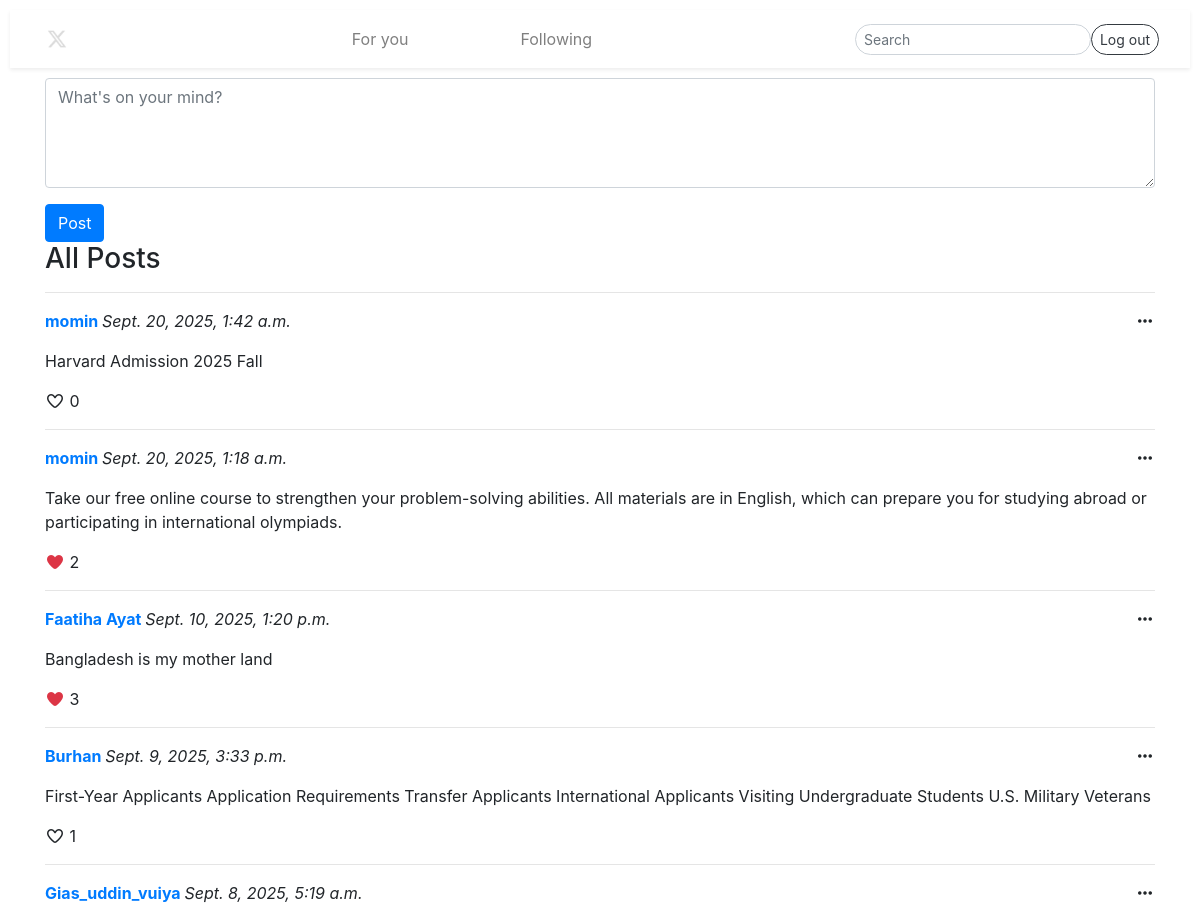
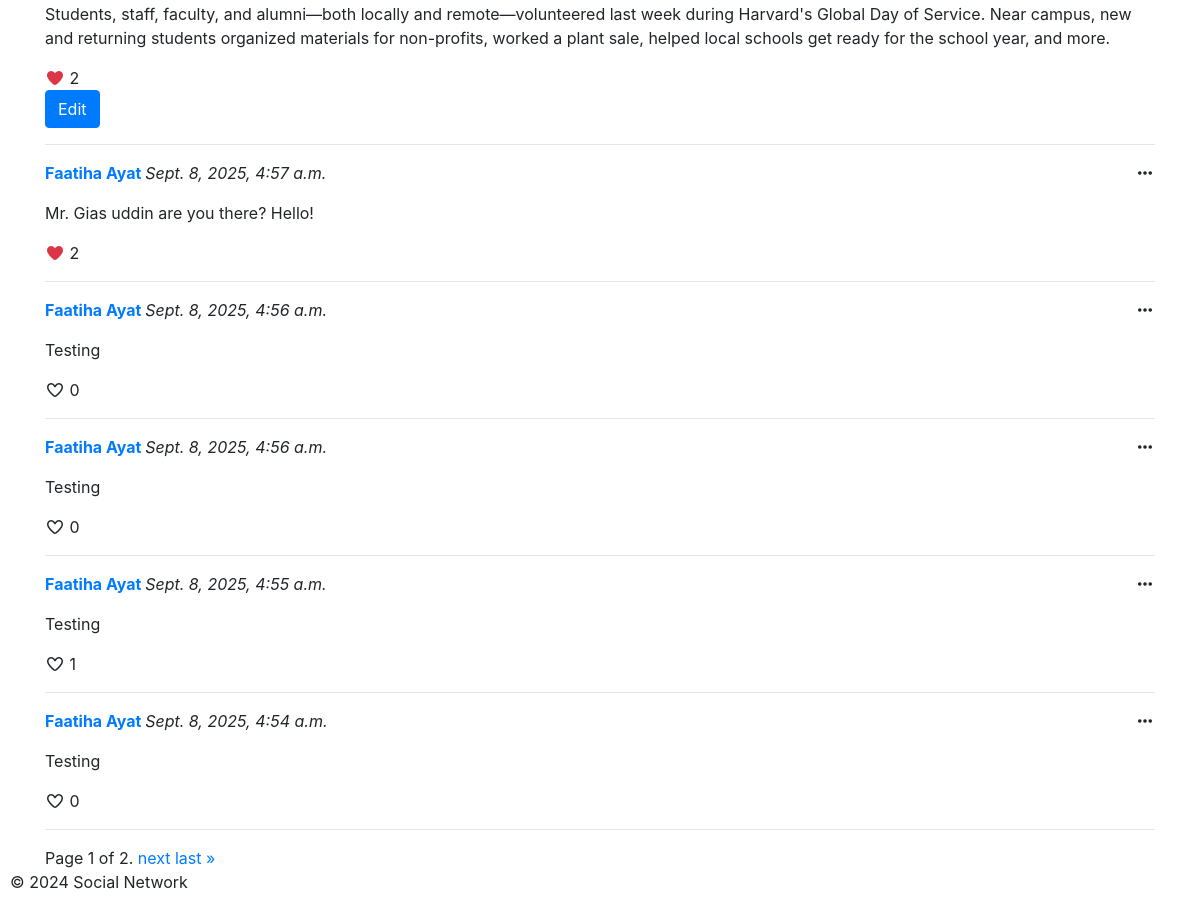
/ (signed in), run on the app's committed database (2 pictures, top to bottom).
### network/models.py (models this page shows, shortened)
class Post(models.Model):
    user = models.ForeignKey(User, on_delete=models.CASCADE, related_name="posts")
    content = models.TextField()
    timestamp = models.DateTimeField(auto_now_add=True)
    @property
    def like_count(self):
        return self.likes.count()

class User(AbstractUser):
    pass

### network/views.py (the view, shortened to what this page needs)
# urls.py: path("", views.index, name="index"),
def index(request):
    posts = Post.objects.all().order_by("-timestamp").all()
    paginator = Paginator(posts, 10)  # Show 10 posts per page
    page_number = request.GET.get('page')
    posts = paginator.get_page(page_number)
    if request.user.is_authenticated:
        for post in posts:
            post.liked_by_user = post.likes.filter(user=request.user).exists()
    else:
        for post in posts:
            post.liked_by_user = False
    return render(request, "network/index.html", {
        "posts": posts,
    })

### network/templates/network/index.html (shortened to what this page needs)
{% extends "network/layout.html" %}
{% block body %}
    {% if user.is_authenticated %}
        <div class="container">
            <section class="create-post">
                <form action="{% url 'index'%}" method="post">
                    <div class="form-group">
                        <textarea class="form-control" name="content" placeholder="What's on your mind?" cols="10" rows="4"></textarea>
                    </div>
                    <input class="btn btn-primary" type="submit" value="Post">
                </form>
            </section>
            <section class="all-posts">
                <h3>All Posts</h3>
                <hr>
                {% for post in posts %}
                    <div class="post">
                        <p>
                            <strong>
                                <a href="{% url 'profile' post.user.username %}">{{ post.user.username }}</a>
                            </strong>
                            <em>{{ post.timestamp }}</em>
                                <span class="ellipsis">
                                    <i class="fa-solid fa-ellipsis"></i>
                                </span>
                            </p>
                        <p  class="post-content">{{ post.content }}</p>
                        <div class="like-container" data-post-id="{{ post.id }}">
                            {% if user.is_authenticated and post.liked_by_user %}
                                <i class="fa-solid fa-heart text-danger like-btn"></i>
                            {% else %}
                                <i class="fa-regular fa-heart like-btn"></i>
                            {% endif %}
                            <span class="like-count">{{ post.like_count }}</span>
                        </div>
                        {% if user.username == post.user.username %}
                            <button class="btn btn-primary edit-content-btn" data-set="{{ post.id }}">
                                Edit
                            </button>
                            {% endif %}
                        <hr>
                    </div>
                {% empty %}
                    <p>No posts available.</p>
                {% endfor %}
            </section>
            <section>
                <div class="pagination">
                    <span class="page-links">
                        <span class="current">
                            Page {{ posts.number }} of {{ posts.paginator.num_pages }}.
                        </span>
                        {% if posts.has_next %}
                            <a href="?page={{ posts.next_page_number }}">next</a>
                            <a href="?page={{ posts.paginator.num_pages }}">last &raquo;</a>
                        {% endif %}
                    </span>
                </div>
            </section>
        </div>
    {% endif %}
{% endblock %}

### network/templates/network/layout.html (shortened to what this page needs)
{% load static %}
<!DOCTYPE html>
<html lang="en">
    <head>
        <link rel="stylesheet" href="https://stackpath.bootstrapcdn.com/bootstrap/4.4.1/css/bootstrap.min.css">
        <link rel="stylesheet" href="https://cdnjs.cloudflare.com/ajax/libs/font-awesome/7.0.1/css/all.min.css" />
        <link href="{% static 'network/styles.css' %}" rel="stylesheet">
    </head>
    <body>
        <nav class="navbar navbar-expand-lg navbar-light bg-white shadow-sm sticky-top">
            <div class="container-fluid d-flex justify-content-between align-items-center">
                <a class="navbar-brand d-flex align-items-center" href="{% url 'index' %}">
                    <img src="{% static 'network/images/x-logo.png' %}" alt="logo" width="32" height="32">
                </a>
                <ul class="navbar-nav flex-row mx-auto text-center">
                    <li class="nav-item mx-2 main-page">
                        <a class="nav-link fw-bold index-page" href="{% url 'index' %}">For you</a>
                    </li>
                    {% if user.is_authenticated %}
                    <li class="nav-item mx-2 following-page">
                        <a class="nav-link fw-bold following-page" href="{% url 'following' %}">Following</a>
                    </li>
                    {% endif %}
                </ul>
                <div class="d-flex align-items-center">
                {% if user.is_authenticated %}
                    <form class="d-none d-md-block me-3">
                        <input class="form-control form-control-sm rounded-pill" type="search" placeholder="Search" aria-label="Search">
                    </form>
                    <a class="btn btn-outline-dark btn-sm rounded-pill" href="{% url 'logout' %}">Log out</a>
                {% else %}
                    <a class="btn btn-outline-dark btn-sm rounded-pill me-2" href="{% url 'login' %}">Log in</a>
                    <a class="btn btn-dark btn-sm rounded-pill" href="{% url 'register' %}">Register</a>
                {% endif %}
                </div>
            </div>
        </nav>
        <div class="body">
            {% block body %}
            {% endblock %}
        </div>
        <footer>
            {% block footer %}
                <p>&copy; 2024 Social Network</p>
            {% endblock %}
        </footer>
    </body>
</html>

### network/static/network/styles.css (style rules this page uses)
body { padding: 10px; box-sizing: border-box; }
.main-page { padding-right: 40px; }
.following-page { padding-left: 40px; }
.container { margin-top: 10px; }
.ellipsis { float: right; cursor: pointer; font-weight: 800; }

### data on the page
Post: user.username "momin", timestamp "Sept. 20, 2025, 1:42 a.m.", content "Harvard Admission 2025 Fall", like_count "0"
Post: user.username "momin", timestamp "Sept. 20, 2025, 1:18 a.m.", content "Take our free online course to strengthen your problem-solving abilities. All materials are in English, which can prepare you for studying abroad or participating in international olympiads.", like_count "2"
Post: user.username "Faatiha Ayat", timestamp "Sept. 10, 2025, 1:20 p.m.", content "Bangladesh is my mother land", like_count "3"
Post: user.username "Burhan", timestamp "Sept. 9, 2025, 3:33 p.m.", content "First-Year Applicants Application Requirements Transfer Applicants International Applicants Visiting Undergraduate Students U.S. Military Veterans", like_count "1"
Post: user.username "Gias_uddin_vuiya", timestamp "Sept. 8, 2025, 5:19 a.m.", content "Students, staff, faculty, and alumni—both locally and remote—volunteered last week during Harvard's Global Day of Service. Near campus, new and returning students organized materials for non-profits, worked a plant sale, helped local schools get ready for the school year, and more.", like_count "2"
Post: user.username "Faatiha Ayat", timestamp "Sept. 8, 2025, 4:57 a.m.", content "Mr. Gias uddin are you there? Hello!", like_count "2"
Post: user.username "Faatiha Ayat", timestamp "Sept. 8, 2025, 4:56 a.m.", content "Testing", like_count "0"
Post: user.username "Faatiha Ayat", timestamp "Sept. 8, 2025, 4:56 a.m.", content "Testing", like_count "0"
Post: user.username "Faatiha Ayat", timestamp "Sept. 8, 2025, 4:55 a.m.", content "Testing", like_count "1"
Post: user.username "Faatiha Ayat", timestamp "Sept. 8, 2025, 4:54 a.m.", content "Testing", like_count "0"

### other printed values
{{ posts.number }} "1"
{{ posts.paginator.num_pages }} "2"
